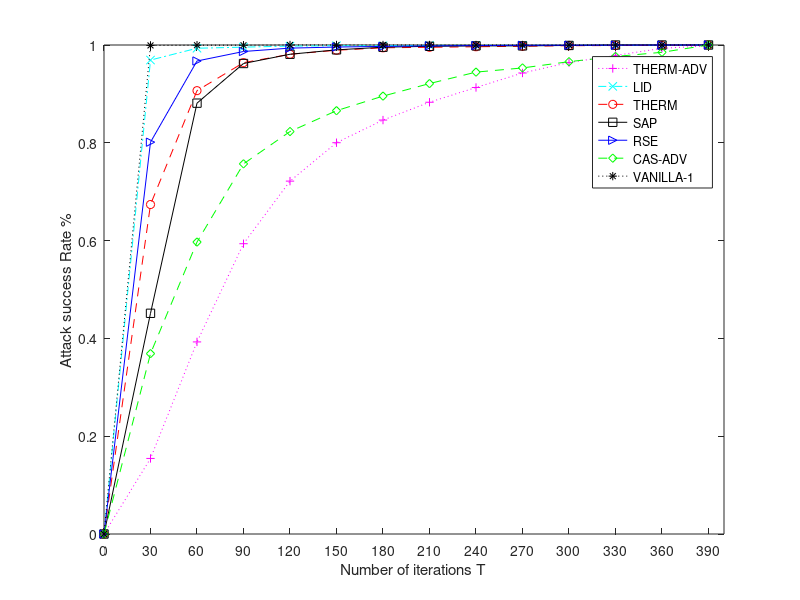

MATLAB code for this plot:
% x=linspace(0,2*pi,100);
% plot(x,sin(x),x,2*sin(x),x,3*sin(x));
uniform = [24.54,29.28,32.77,53.72];
seqdpp = [24.87,29.76,33.52,48.43];
reseqdpp = [26.98,32.09,35.94,48.93];
redseqdpp = [27.75,33.45,36.72,49.41];
seqdpp_5 = [24.67,29.36,33.22,48.23];
seqdpp_12 = [24.03,29.46,32.97,48.08];
dpplstm = [18.54,22.92,26.15,47.02];


saprunstep = [0, 0.45135135135135135, 0.8810810810810811, 0.9621621621621622, 0.981081081081081, 0.9900900900900901, 0.9954954954954955, 0.9972972972972973, 0.9981981981981982, 0.9981981981981982, 0.9990990990990991, 1.0, 1.0, 1.0];
robuststep = [0, 0.8012729068363876, 0.967299462306595, 0.986722264896302, 0.9936354658180621, 0.995830132777351, 0.9971469329529244, 0.9982442664325688, 0.9989026665203555, 0.9993415999122133, 0.9995610666081423, 0.9996707999561066, 0.9998902666520355, 1.0];
thermstep = [0, 0.15452653485952134, 0.3928199791883455, 0.5936524453694069, 0.7216441207075962, 0.8002081165452654, 0.8465140478668054, 0.8829344432882414, 0.913111342351717, 0.9427679500520292, 0.9640998959417274, 0.9786680541103018, 0.9932362122788762, 0.9984391259105099];
encoding = [0, 0.6738197424892703, 0.9066523605150214, 0.9638769670958512, 0.9810443490701002, 0.9892703862660944, 0.994277539341917, 0.9953505007153076, 0.9964234620886981, 0.9974964234620887, 0.9985693848354793, 0.9989270386266095, 0.9992846924177397, 1.0];
%cascade = [0, 0.9386075066275987, 0.9732105483465885, 0.9829775359285614, 0.9884191432956607, 0.991628296358309, 0.9934421654806753, 0.9953955629970699, 0.9960932049672109, 0.9970699037254082, 0.9981861308776336, 0.9983256592716618, 0.9994418864238873, 0.9998604716059718];
lid = [0, 0.9691856199559794, 0.9933969185619956, 0.9955979457079971, 0.9977989728539985, 0.9985326485693323, 0.9985326485693323, 0.9992663242846662, 0.9992663242846662, 0.9992663242846662, 0.9992663242846662, 0.9992663242846662, 0.9992663242846662, 1.0];
cascade = [0, 0.36886993603411516, 0.5970149253731343, 0.7569296375266524, 0.8230277185501066, 0.8656716417910447, 0.8955223880597015, 0.9211087420042644, 0.9445628997867804, 0.9530916844349681, 0.9658848614072495, 0.976545842217484, 0.9850746268656716, 1.0];
std = [0, 0.9991666666666666, 0.9995833333333334, 0.9995833333333334, 1.0, 1.0, 1.0, 1.0, 1.0, 1.0, 1.0, 1.0, 1.0, 1.0];
x = [0:30:400];
% strain_image = plot(x,redseqdpp,'ks-',x,reseqdpp,'b>-',x,seqdpp_5,'m+:',x,seqdpp,'ro--',x,seqdpp_12,'gd--',x,uniform,'cx-.',x,dpplstm,'k*:');
strain_image = plot(x,thermstep,'m+:',x,lid,'cx-.',x,encoding,'ro--',x,saprunstep,'ks-',x,robuststep,'b>-',x,cascade,'gd--',x,std,'k*:');

ylabel('Attack success Rate %');
xlabel('Number of iterations T');
legend('THERM-ADV','LID','THERM','SAP','RSE','CAS-ADV','VANILLA-1');

set(gca,'XTick',[0:30:400]);
% set(gca, 'XTicklabel',{'K=8','K=12','K=16','K=\infty'}); 
% axis tight;
%set (gcf,'Position',[0,0,500,500]);
saveas(gca,'matcurvenospace.bmp','bmp');